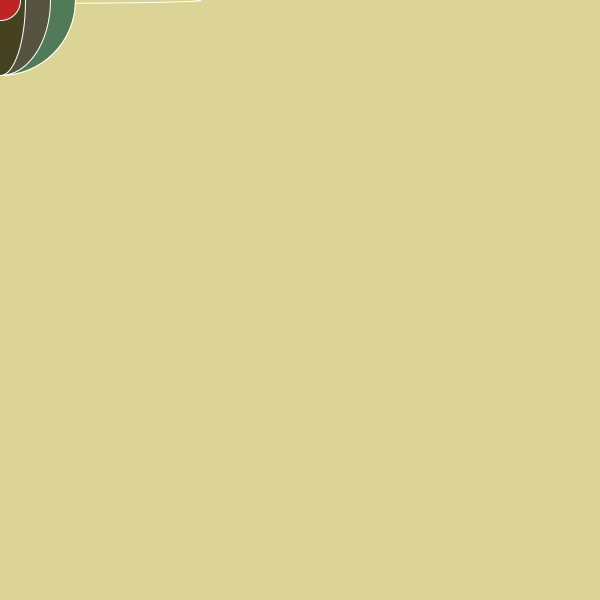
Frame 1 (no input)
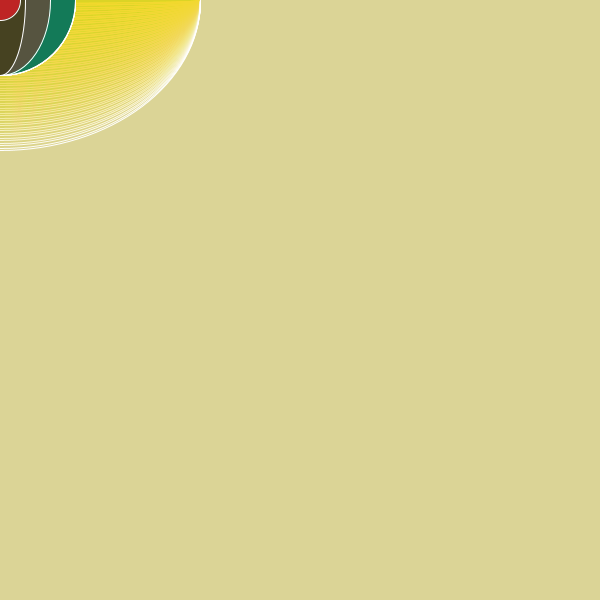
Frame 60 (the mouse pressed at the canvas centre just before this capture)
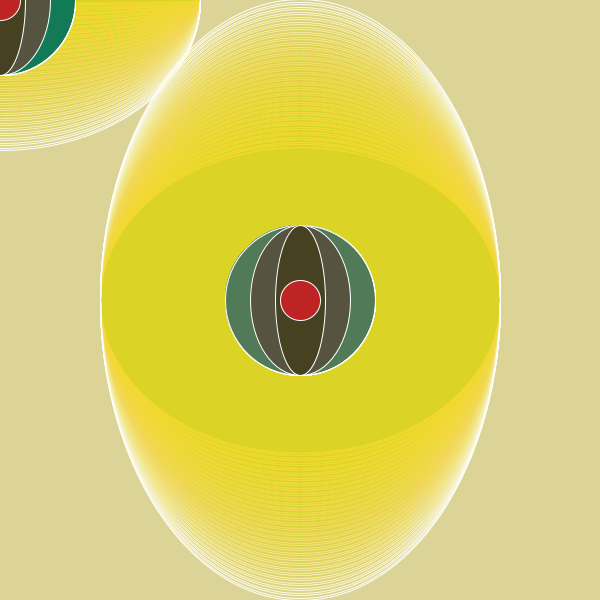
Frame 120 (the mouse held since frame 60 and released just before this capture)

The Processing sketch that drew these frames (run headless with seeded random() and noise(); from frame 60 on, the mouse is pressed at the canvas centre):

// Processing sketch: processing_14553
// ── processing_14553.pde

int variableA;

void setup () {
  size (600,600);
  background (219,212,150);
  variableA = 1;
}

void draw () {
  variableA = variableA +5;
  fill (231,208,13,10);
  stroke (255,255,255);
  ellipse (mouseX,mouseY, 400,variableA);
  fill (random(126),122,88);
  ellipse (mouseX,mouseY, 150,150);
  fill (86,84,64);
  ellipse (mouseX,mouseY, 100,150);
  fill (70,66,33);
  ellipse (mouseX,mouseY, 50,150);
  fill (190,36,36);
  ellipse (mouseX,mouseY, 40,40);
}

void mouseClicked () {
  variableA = 0;
}
                
                
